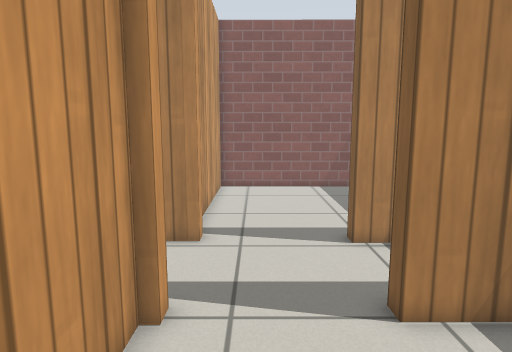
[1] (above)

21 first-person views from a walk through a robot-simulator world made for Gazebo. The camera is 0.9 m above the floor, tilts 8° down and sees 75° across. The floor is counted in squares, 0.25 m on a side. Each view is taken from the middle of a square. On the plan, view 1 faces up. The plan holds only what a view shows up to about 20 squares ahead; the rest is blank. Simple patterns stand in for the simulator's built-in surfaces.

[2]
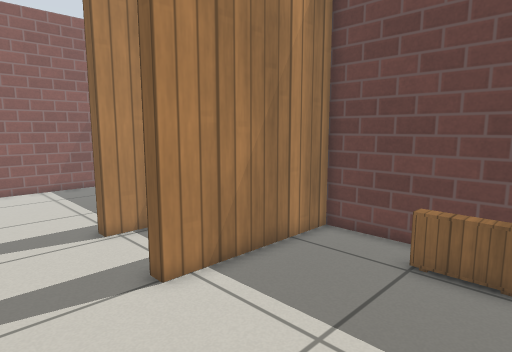

[3]
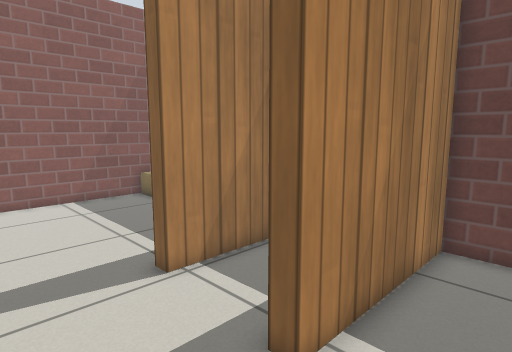

[4]
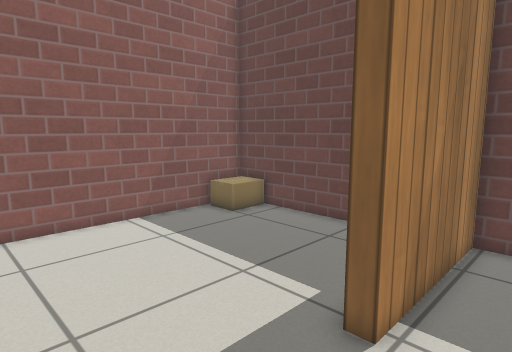

[5]
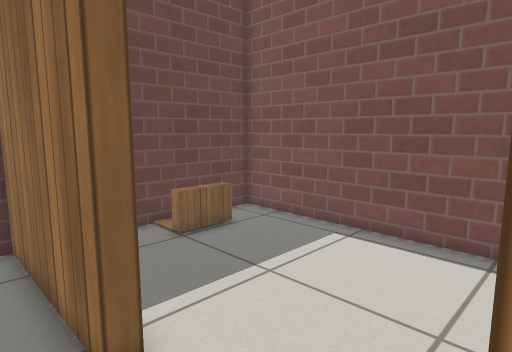

[6]
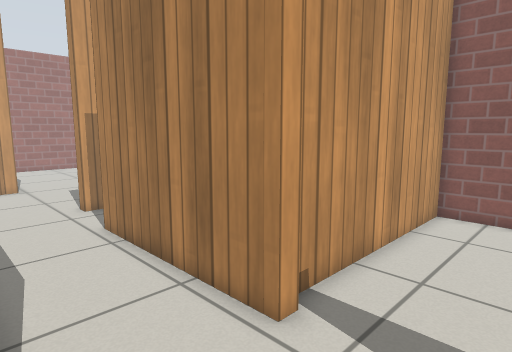

[7]
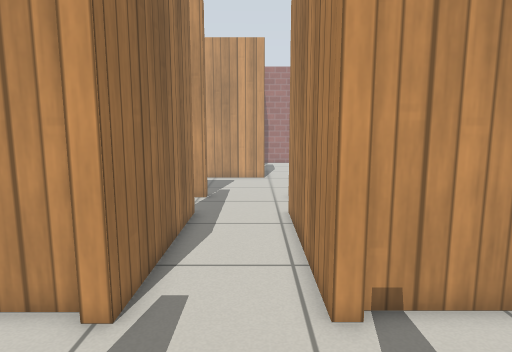

[8]
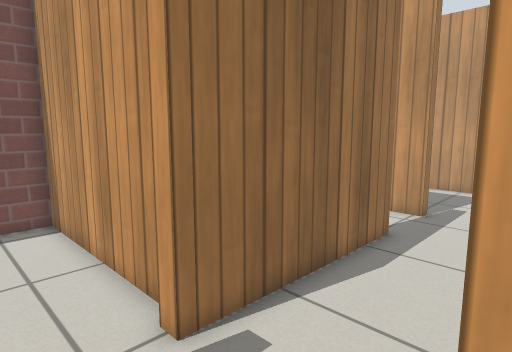

[9]
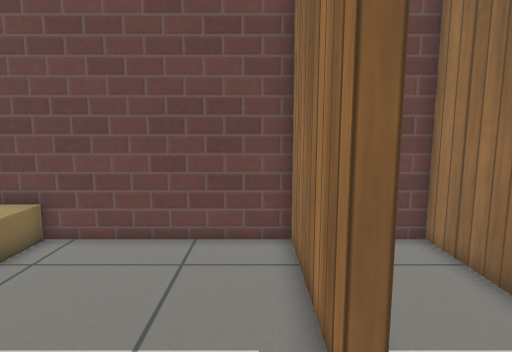

[10]
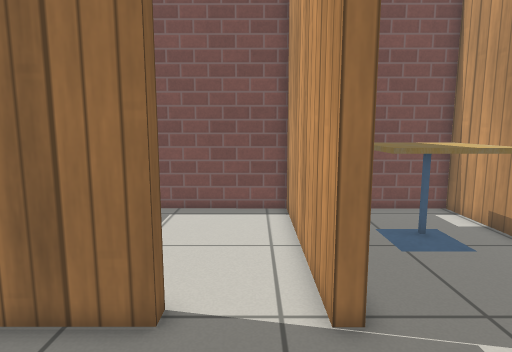

[11]
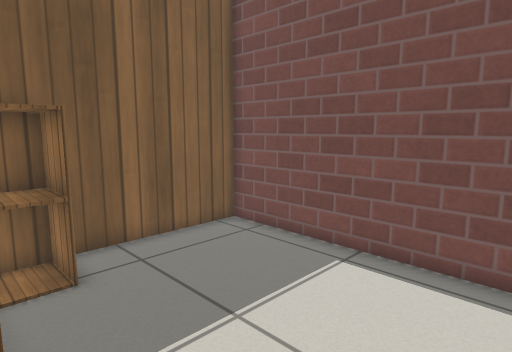

[12]
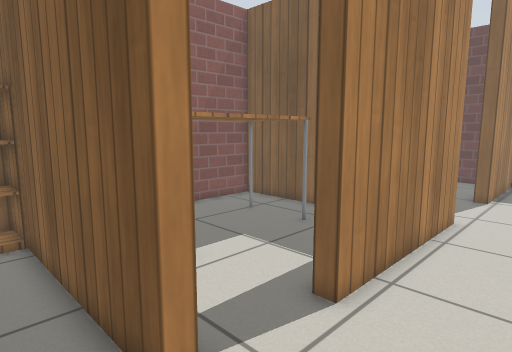

[13]
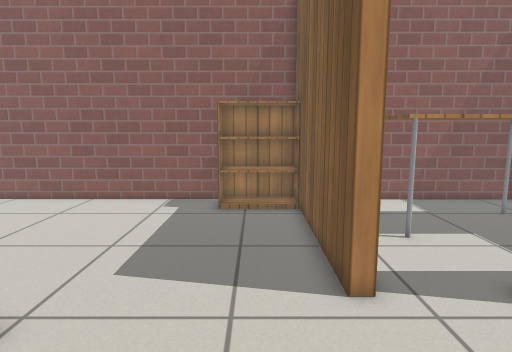

[14]
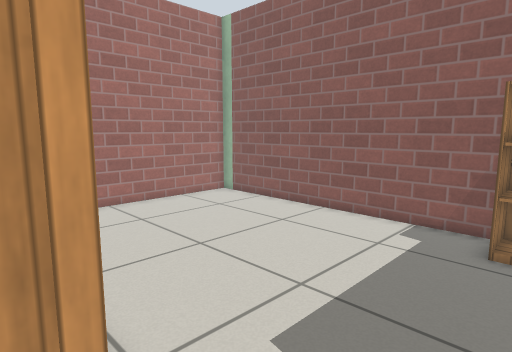

[15]
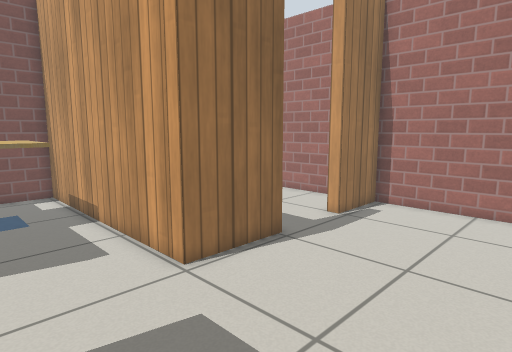

[16]
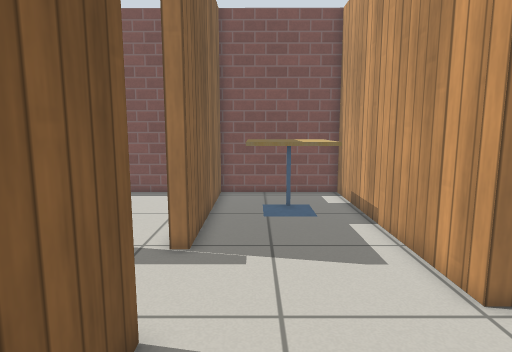

[17]
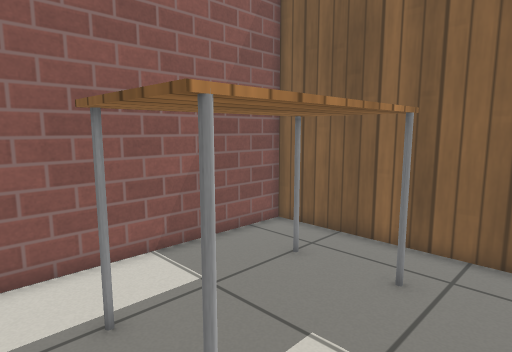

[18]
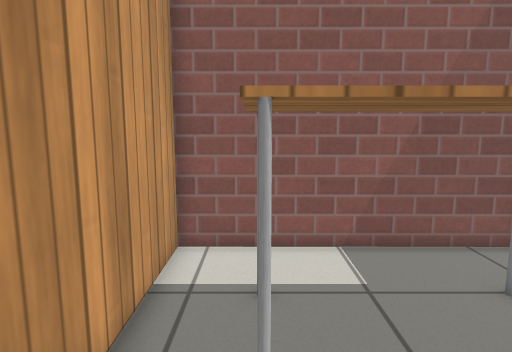

[19]
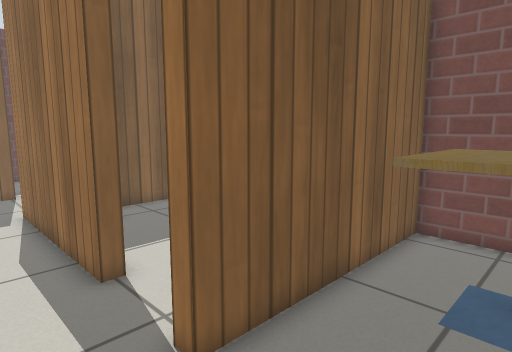

[20]
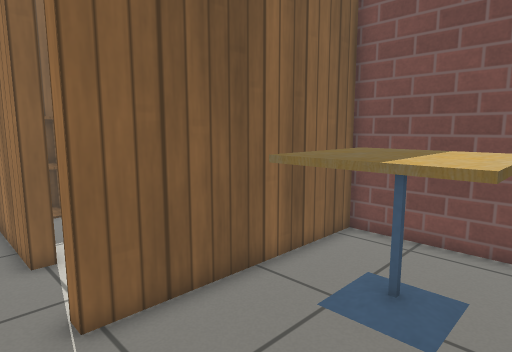

[21]
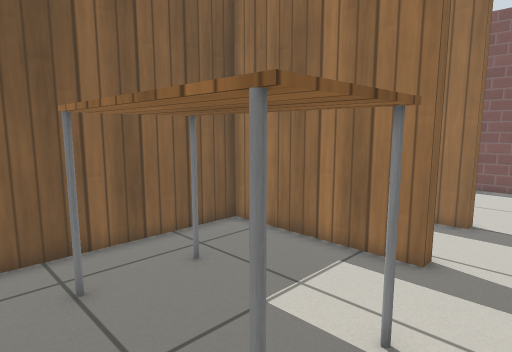

### Floor plan
Ten units are one square. View 1 is at (0, 0); x grows to the right and y downward. Boxes are objects, and circles mark ways between rooms. Rooms are numbered by the first view taken in them; rooms with no view inside come last. Other rooms are left out.
<svg viewBox="-323 -215 424 250">
<path fill="none" stroke="#000" d="M-22 -58 -22 29 96 30 96 -58 27 -58M-18 -104 -102 -104M27 -58 27 -63 96 -63 96 -75M-102 -56 -102 -63 -18 -63 -18 -58M96 -92 96 -102 31 -102M31 -102 31 -108 96 -108 96 -208 -22 -209 -22 -111M-18 -111 -18 -104M-102 -104 -102 -110 -28 -110 -28 -209 -134 -209 -134 -139M-134 -116 -134 -108M-248 -96 -207 -96 -207 29 -140 29 -140 -63 -134 -63M-134 -108 -140 -108 -140 -209 -318 -210 -318 -96 -284 -96 -284 -90M-134 -63 -134 29 -28 29 -28 -46"/>
<rect x="75" y="-25" width="10" height="30" fill="#bbb"><title>other object</title></rect>
<rect x="75" y="-205" width="20" height="20" fill="#bbb"><title>cardboard box</title></rect>
<rect x="-115" y="-185" width="70" height="40" fill="#bbb"><title>table</title></rect>
<rect x="-195" y="-35" width="40" height="40" fill="#bbb"><title>cafe table</title></rect>
<rect x="-185" y="-205" width="40" height="20" fill="#bbb"><title>bookshelf</title></rect>
<rect x="-55" y="-55" width="30" height="20" fill="#bbb"><title>cabinet</title></rect>
<circle cx="5" cy="-60" r="3" fill="#2a7"/>
<circle cx="5" cy="-110" r="3" fill="#2a7"/>
<circle cx="-120" cy="-110" r="3" fill="#2a7"/>
<circle cx="-140" cy="-85" r="3" fill="#2a7"/>
<circle cx="-120" cy="-60" r="3" fill="#2a7"/>
<text x="40" y="-20">1</text>
<text x="-30" y="-80">2</text>
<text x="40" y="-160">3</text>
<text x="-90" y="-160">4</text>
<text x="-210" y="-120">5</text>
<text x="-80" y="-20">6</text>
</svg>
Room 1 opens to room 2. Room 2 opens to room 3. Room 2 opens to room 4. Room 2 opens to room 5. Room 2 opens to room 6.

Where each view was taken, in squares from view 1:
view 1: 0 up, 0 right, facing up
view 2: 1 down, 1 left, facing up-right
view 3: 3 up, 1 left, facing up-right
view 4: 8 up, 2 left, facing up-right
view 5: 8 up, 2 left, facing down-right
view 6: 6 up, 2 right, facing up-left
view 7: 9 up, 4 right, facing left
view 8: 11 up, 1 right, facing down-left
view 9: 12 up, 1 left, facing right
view 10: 12 up, 12 left, facing down
view 11: 6 up, 13 left, facing down-right
view 12: 7 up, 16 left, facing up-right
view 13: 4 up, 16 left, facing up
view 14: 8 up, 16 left, facing up-left
view 15: 17 up, 16 left, facing down-left
view 16: 16 up, 16 left, facing down
view 17: 12 up, 13 left, facing up-right
view 18: 11 up, 11 left, facing up
view 19: 9 up, 18 left, facing down-right
view 20: 8 up, 20 left, facing down-right
view 21: 20 up, 13 left, facing down-right
